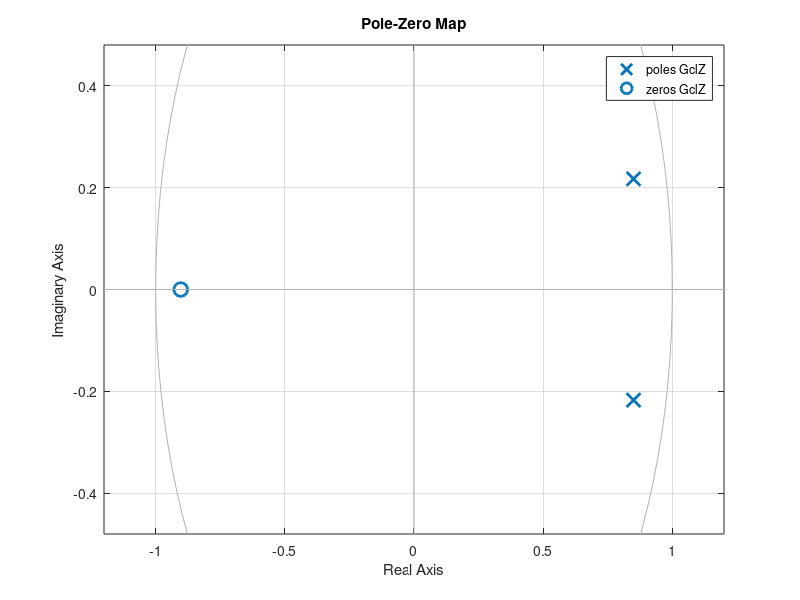
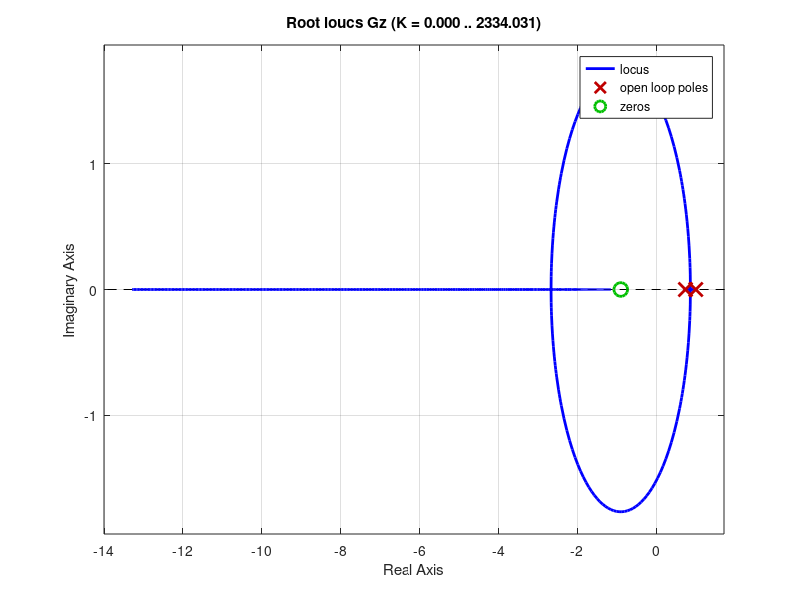
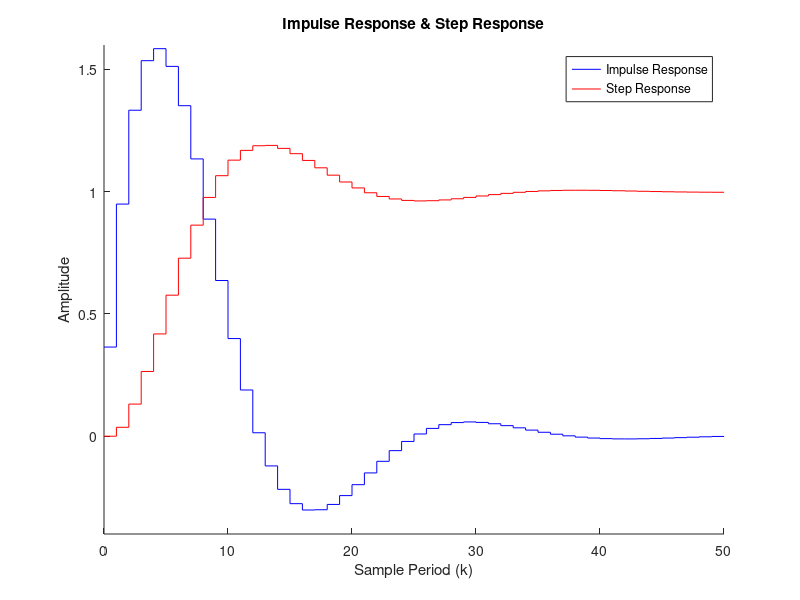
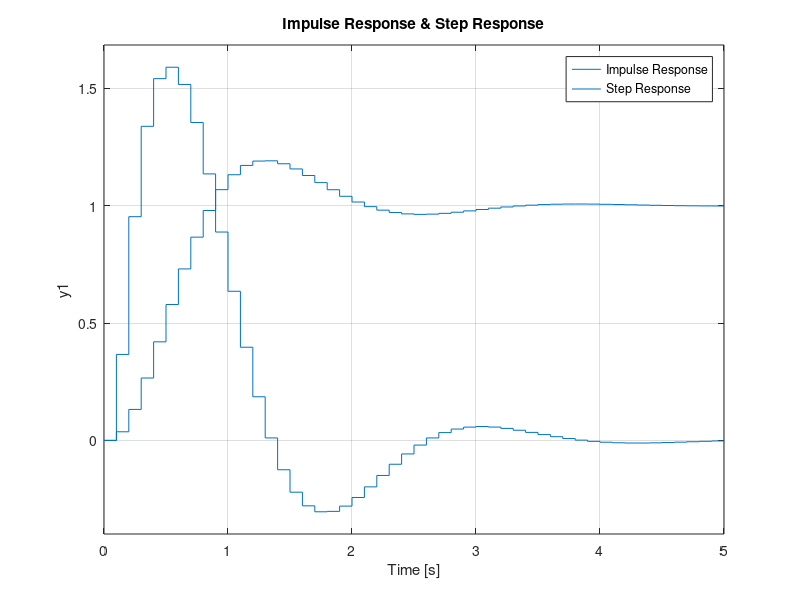

MATLAB code to generate these figures, in order:
%--------------------------------------------------------------------------
% University of Limerick - Dept. of Electronic and Computer Engineering
%--------------------------------------------------------------------------
% filename: Assignment 2 - Assignment_2.m
%
% purpose: Use MATLAB to solve for a ZoH system
%
% created by: Tom Meehan
% created on: 25 March 2022
%
%--------------------------------------------------------------------------
% Copyright 2021 University of Limerick
%--------------------------------------------------------------------------
clc
clear
clear all
close all

%% Question 1
% Determine the ZOH
T = 0.1; % sampling period, T
Gs = tf(1.53125,[1 3.0625 0]); % G(s)
Gz = c2d(Gs,T); % ZOH equivalent, G(z)

% Verify the partial fractions 

num = [1];
den = [1 3.0625 0 0];

[r,p,k] = residue(num,den); % Calculate the residues A,B,C

Ku = 42.27;
Kz = Ku/8;
GclZ = feedback(Gz*Kz,1);

figure(1)
pzmap(GclZ)

%% Question 3
% plot the root locus for Gz which is the start point when Kp = 0
figure(2)
rlocus(Gz)

%% Question 4
n = 51; % samples
k = 0:n-1;
u = [1 zeros(1,n-1)]; % input u(k) = impulse

% Determine the impulse response
num_GZ = [0.03646 0.03297 0]; % numerator for Gz
den_GZ = [1 -1.6997 0.7692]; % denominator for Gz
yk = filter(num_GZ,den_GZ,u); % impulse using the filter command

figure(3)
hold on
stairs(k,yk*10,'b') % stairs function plots the impulse

% Use impulse command to verify results
figure(4)
hold on
impulse(GclZ)

% Determine the step response
hold on
num_Sz = [0 0.03646 0.03297 0]; % numerator for Gz step function
den_Sz = [1 -2.6997 2.4689 -0.7692]; % denominator for Gz step function

sk = filter(num_Sz,den_Sz,u); % step function for Gz
figure(3)
hold on
stairs(k,sk,'r')
xlabel('Sample Period (k)')
ylabel("Amplitude")
title("Impulse Response & Step Response")
legend('Impulse Response','Step Response')
axis([0 50 -0.4 1.6])

% Use step command to verify results
figure(4)
hold on
step(GclZ)
title("Impulse Response & Step Response")
legend('Impulse Response','Step Response')

%% Question 5
num_GZ_ramp_Input = [0 T 0]; % numerator for Gz
den_GZ_ramp_Input = [1 -2 1]; % denominator for Gz
yk_ramp_In = filter(num_GZ_ramp_Input,den_GZ_ramp_Input,u); % impulse using the filter command

figure(5)
hold on
stairs(k,yk_ramp_In,'b') % stairs function plots the impulse

num_GZ_ramp_Response = [0 0 0.03646*T 0.03297*T 0]; % numerator for Gz
den_GZ_ramp_Response = [1 -3.6992 5.1676 -3.2376 0.7692]; % denominator for Gz
yk_ramp = filter(num_GZ_ramp_Response,den_GZ_ramp_Response,u); % impulse using the filter command

figure(5)
hold on
stairs(k,yk_ramp,'r') % stairs function plots the impulse
title("Ramp Input & Ramp Response")
legend('Ramp Input','Ramp Response')